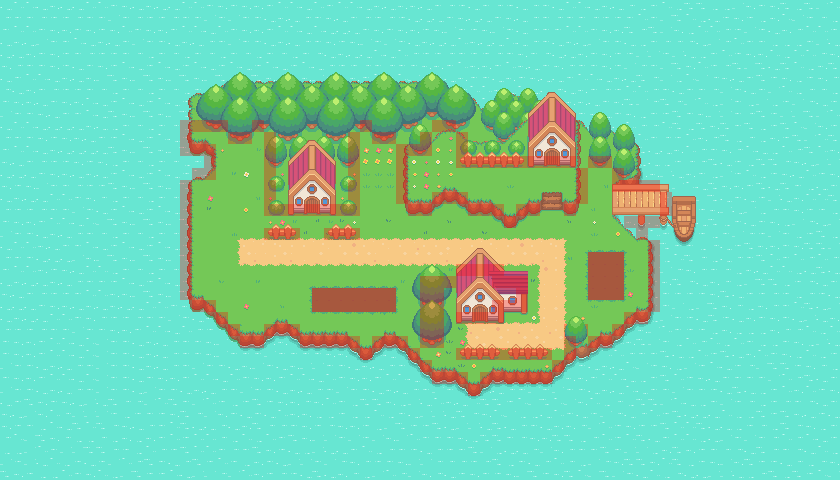

A level layout from a 2D game, rendered from its tile map. Below: a short description, then the map file with tile-grid data replaced by summaries:
An orthogonal 70x40 tile map with 12x12 px tiles, 15 tile layers (Ocean, Island, Trees, Trees 2, ...), 2 tilesets.

<map version="1.10" tiledversion="1.11.2" orientation="orthogonal" renderorder="right-down" width="70" height="40" tilewidth="12" tileheight="12" infinite="0" nextlayerid="27" nextobjectid="1">
 <editorsettings>
  <export target="../../../Downloads/pelletTown.json" format="json" />
 </editorsettings>
 <tileset firstgid="1" source="pokemonStyleGameTileset.tsx" />
 <tileset firstgid="1025" source="collisionTileset.tsx" />
 <layer id="1" name="Ocean" width="70" height="40">
  <data>[2800 cells, 2800 non-empty, 9 distinct tile ids]</data>
 </layer>
 <layer id="5" name="Island" width="70" height="40">
  <data>[2800 cells, 909 non-empty, 119 distinct tile ids]</data>
 </layer>
 <layer id="11" name="Trees" width="70" height="40">
  <data>[2800 cells, 120 non-empty, 22 distinct tile ids]</data>
 </layer>
 <layer id="12" name="Trees 2" width="70" height="40">
  <data>[2800 cells, 130 non-empty, 23 distinct tile ids]</data>
 </layer>
 <layer id="13" name="Trees 3" width="70" height="40">
  <data>[2800 cells, 96 non-empty, 22 distinct tile ids]</data>
 </layer>
 <layer id="16" name="Plateau" width="70" height="40">
  <data>[2800 cells, 127 non-empty, 85 distinct tile ids]</data>
 </layer>
 <layer id="6" name="Flowers and Grass" width="70" height="40">
  <data>[2800 cells, 93 non-empty, 31 distinct tile ids]</data>
 </layer>
 <group id="17" name="Objects">
  <layer id="15" name="Bushes" width="70" height="40">
   <data>[2800 cells, 28 non-empty, 4 distinct tile ids]</data>
  </layer>
  <layer id="8" name="Fence" width="70" height="40">
   <data>[2800 cells, 41 non-empty, 9 distinct tile ids]</data>
  </layer>
  <layer id="14" name="House Trees" width="70" height="40">
   <data>[2800 cells, 38 non-empty, 8 distinct tile ids]</data>
  </layer>
  <layer id="4" name="House" width="70" height="40">
   <data>[2800 cells, 112 non-empty, 84 distinct tile ids]</data>
  </layer>
  <layer id="10" name="Dock" width="70" height="40">
   <data>[2800 cells, 42 non-empty, 42 distinct tile ids]</data>
  </layer>
 </group>
 <layer id="20" name="Collisions" width="70" height="40" opacity="0.3">
  <data>[2800 cells, 185 non-empty, 1 distinct tile ids]</data>
 </layer>
 <layer id="26" name="Battle Zones" width="70" height="40" opacity="0.5">
  <data>[2800 cells, 26 non-empty, 1 distinct tile ids]</data>
 </layer>
 <layer id="22" name="Foreground Objects" width="70" height="40">
  <data>[2800 cells, 45 non-empty, 26 distinct tile ids]</data>
 </layer>
</map>
